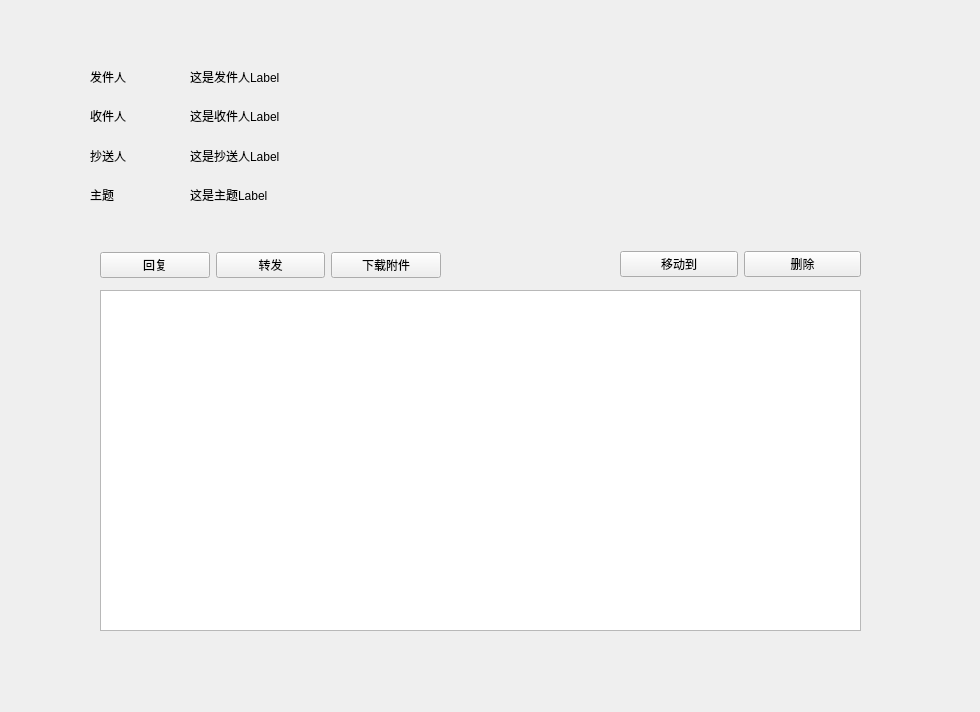
<?xml version="1.0" encoding="UTF-8"?>
<ui version="4.0">
 <class>LetterDetailWindows</class>
 <widget class="QMainWindow" name="LetterDetailWindows">
  <property name="geometry">
   <rect>
    <x>0</x>
    <y>0</y>
    <width>980</width>
    <height>712</height>
   </rect>
  </property>
  <property name="minimumSize">
   <size>
    <width>980</width>
    <height>712</height>
   </size>
  </property>
  <property name="maximumSize">
   <size>
    <width>980</width>
    <height>712</height>
   </size>
  </property>
  <property name="windowTitle">
   <string>MainWindow</string>
  </property>
  <widget class="QWidget" name="centralwidget">
   <widget class="QTextBrowser" name="LetterDetailsContext">
    <property name="geometry">
     <rect>
      <x>100</x>
      <y>290</y>
      <width>761</width>
      <height>341</height>
     </rect>
    </property>
   </widget>
   <widget class="QWidget" name="horizontalLayoutWidget">
    <property name="geometry">
     <rect>
      <x>100</x>
      <y>240</y>
      <width>341</width>
      <height>51</height>
     </rect>
    </property>
    <layout class="QHBoxLayout" name="horizontalLayout">
     <item>
      <widget class="QPushButton" name="ReplyB">
       <property name="text">
        <string>回复</string>
       </property>
      </widget>
     </item>
     <item>
      <widget class="QPushButton" name="ForwardB">
       <property name="text">
        <string>转发</string>
       </property>
      </widget>
     </item>
     <item>
      <widget class="QPushButton" name="SaveAttachB">
       <property name="text">
        <string>下载附件</string>
       </property>
      </widget>
     </item>
    </layout>
   </widget>
   <widget class="QWidget" name="horizontalLayoutWidget_2">
    <property name="geometry">
     <rect>
      <x>620</x>
      <y>239</y>
      <width>241</width>
      <height>51</height>
     </rect>
    </property>
    <layout class="QHBoxLayout" name="buttons_right">
     <item>
      <widget class="QPushButton" name="move_btn">
       <property name="text">
        <string>移动到</string>
       </property>
      </widget>
     </item>
     <item>
      <widget class="QPushButton" name="delete_btn">
       <property name="text">
        <string>删除</string>
       </property>
      </widget>
     </item>
    </layout>
   </widget>
   <widget class="QWidget" name="verticalLayoutWidget_2">
    <property name="geometry">
     <rect>
      <x>90</x>
      <y>60</y>
      <width>101</width>
      <height>151</height>
     </rect>
    </property>
    <layout class="QVBoxLayout" name="verticalLayout_2">
     <item>
      <widget class="QLabel" name="sendPer_lb">
       <property name="text">
        <string>发件人</string>
       </property>
      </widget>
     </item>
     <item>
      <widget class="QLabel" name="receiMailPer_lb">
       <property name="text">
        <string>收件人</string>
       </property>
      </widget>
     </item>
     <item>
      <widget class="QLabel" name="copyMailPer_lb">
       <property name="text">
        <string>抄送人</string>
       </property>
      </widget>
     </item>
     <item>
      <widget class="QLabel" name="title_lb">
       <property name="text">
        <string>主题</string>
       </property>
      </widget>
     </item>
    </layout>
   </widget>
   <widget class="QWidget" name="verticalLayoutWidget">
    <property name="geometry">
     <rect>
      <x>190</x>
      <y>60</y>
      <width>671</width>
      <height>151</height>
     </rect>
    </property>
    <layout class="QVBoxLayout" name="verticalLayout">
     <item>
      <layout class="QHBoxLayout" name="horizontalLayout_3" stretch="7,3">
       <item>
        <widget class="QLabel" name="sendSet_lb">
         <property name="text">
          <string>这是发件人Label</string>
         </property>
        </widget>
       </item>
       <item>
        <widget class="QLabel" name="empty">
         <property name="text">
          <string/>
         </property>
        </widget>
       </item>
      </layout>
     </item>
     <item>
      <layout class="QHBoxLayout" name="horizontalLayout_5" stretch="7,3">
       <item>
        <widget class="QLabel" name="receiSet_lb">
         <property name="text">
          <string>这是收件人Label</string>
         </property>
        </widget>
       </item>
       <item>
        <widget class="QLabel" name="empty_2">
         <property name="text">
          <string/>
         </property>
        </widget>
       </item>
      </layout>
     </item>
     <item>
      <layout class="QHBoxLayout" name="horizontalLayout_4" stretch="0">
       <item>
        <widget class="QLabel" name="copySet_lb">
         <property name="text">
          <string>这是抄送人Label</string>
         </property>
        </widget>
       </item>
      </layout>
     </item>
     <item>
      <layout class="QHBoxLayout" name="horizontalLayout_2" stretch="7">
       <item>
        <widget class="QLabel" name="titleSet_lb">
         <property name="text">
          <string>这是主题Label</string>
         </property>
        </widget>
       </item>
      </layout>
     </item>
    </layout>
   </widget>
  </widget>
 </widget>
 <resources/>
 <connections/>
</ui>
